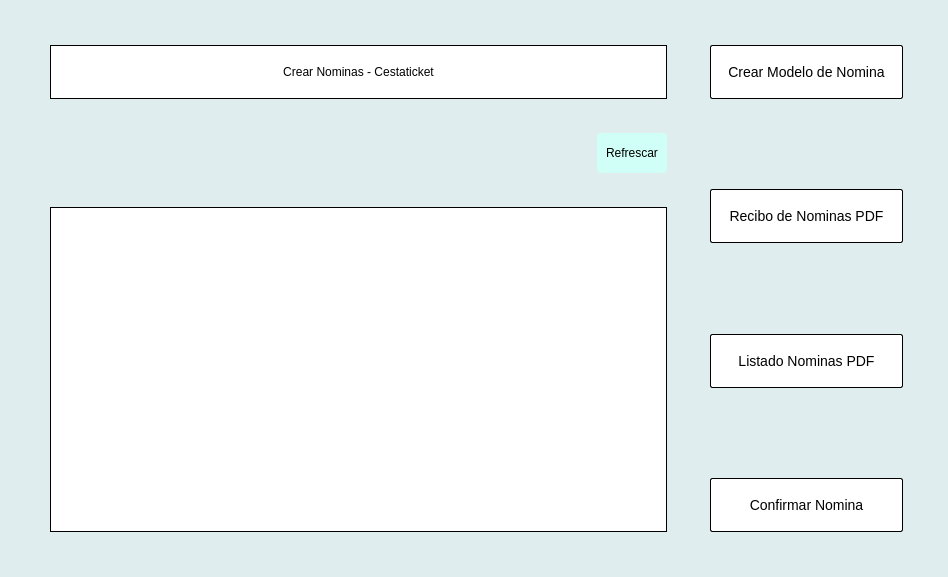
<?xml version="1.0" encoding="UTF-8"?>
<ui version="4.0">
 <class>Form</class>
 <widget class="QWidget" name="Form">
  <property name="geometry">
   <rect>
    <x>0</x>
    <y>0</y>
    <width>948</width>
    <height>577</height>
   </rect>
  </property>
  <property name="windowTitle">
   <string>Form</string>
  </property>
  <property name="styleSheet">
   <string notr="true">#frame_4{
background-color:rgb(208, 255, 247);
border-radius:4px;
}

#frame_4:hover{
background-color:rgb(198, 245, 237);
border-radius:4px;
}

#tableView{
border:1px solid #000;
}
QFrame{
border:none;
}

#title_box{
background-color:#fff;
border:1px solid #000;
min-height:52px;
}

#Form{
background-color:#E0EDEE;
}

QPushButton{
background-color:white;
border:none;
}
#confirm, #prev_pdf, #prev_create,#filter,#listado_nominas{
background-color:#fff;
color:#000;
font-size:14px;
border-radius:2px;
width:100%;
height:52px;
border:1px solid #000;
}

#confirm:hover, #prev_pdf:hover, #prev_create:hover,#filter:hover,#listado_nominas:hover{
background-color:#efe;
color:#000;
font-size:14px;
border-radius:2px;
width:100%;
height:52px;
border:1px solid #000;
}</string>
  </property>
  <layout class="QHBoxLayout" name="horizontalLayout_5">
   <item>
    <layout class="QHBoxLayout" name="horizontalLayout_4" stretch="75,25">
     <property name="spacing">
      <number>25</number>
     </property>
     <property name="leftMargin">
      <number>30</number>
     </property>
     <property name="topMargin">
      <number>25</number>
     </property>
     <property name="rightMargin">
      <number>25</number>
     </property>
     <property name="bottomMargin">
      <number>25</number>
     </property>
     <item>
      <layout class="QVBoxLayout" name="verticalLayout_3" stretch="1,1,8">
       <item>
        <widget class="QFrame" name="frame">
         <layout class="QHBoxLayout" name="horizontalLayout_3">
          <item>
           <widget class="QWidget" name="title_box" native="true">
            <layout class="QHBoxLayout" name="horizontalLayout_2">
             <item>
              <widget class="QLabel" name="label">
               <property name="text">
                <string>Crear Nominas - Cestaticket</string>
               </property>
               <property name="alignment">
                <set>Qt::AlignCenter</set>
               </property>
              </widget>
             </item>
            </layout>
           </widget>
          </item>
         </layout>
        </widget>
       </item>
       <item>
        <widget class="QFrame" name="frame_5">
         <property name="minimumSize">
          <size>
           <width>0</width>
           <height>0</height>
          </size>
         </property>
         <property name="maximumSize">
          <size>
           <width>16777215</width>
           <height>40</height>
          </size>
         </property>
         <property name="frameShape">
          <enum>QFrame::StyledPanel</enum>
         </property>
         <property name="frameShadow">
          <enum>QFrame::Raised</enum>
         </property>
         <layout class="QHBoxLayout" name="horizontalLayout_7">
          <property name="topMargin">
           <number>0</number>
          </property>
          <property name="bottomMargin">
           <number>0</number>
          </property>
          <item>
           <spacer name="horizontalSpacer">
            <property name="orientation">
             <enum>Qt::Horizontal</enum>
            </property>
            <property name="sizeHint" stdset="0">
             <size>
              <width>40</width>
              <height>20</height>
             </size>
            </property>
           </spacer>
          </item>
          <item>
           <widget class="QFrame" name="frame_4">
            <property name="minimumSize">
             <size>
              <width>0</width>
              <height>0</height>
             </size>
            </property>
            <property name="cursor">
             <cursorShape>PointingHandCursor</cursorShape>
            </property>
            <property name="styleSheet">
             <string notr="true"/>
            </property>
            <property name="frameShape">
             <enum>QFrame::StyledPanel</enum>
            </property>
            <property name="frameShadow">
             <enum>QFrame::Raised</enum>
            </property>
            <layout class="QHBoxLayout" name="horizontalLayout_6">
             <property name="leftMargin">
              <number>9</number>
             </property>
             <property name="rightMargin">
              <number>9</number>
             </property>
             <item>
              <widget class="QLabel" name="label_2">
               <property name="text">
                <string>Refrescar</string>
               </property>
              </widget>
             </item>
            </layout>
           </widget>
          </item>
         </layout>
        </widget>
       </item>
       <item>
        <widget class="QFrame" name="frame_2">
         <property name="frameShape">
          <enum>QFrame::StyledPanel</enum>
         </property>
         <property name="frameShadow">
          <enum>QFrame::Raised</enum>
         </property>
         <layout class="QHBoxLayout" name="horizontalLayout">
          <property name="leftMargin">
           <number>9</number>
          </property>
          <property name="bottomMargin">
           <number>9</number>
          </property>
          <item>
           <widget class="QTableView" name="tableView">
            <property name="styleSheet">
             <string notr="true"/>
            </property>
           </widget>
          </item>
         </layout>
        </widget>
       </item>
      </layout>
     </item>
     <item>
      <widget class="QFrame" name="frame_3">
       <property name="frameShape">
        <enum>QFrame::StyledPanel</enum>
       </property>
       <property name="frameShadow">
        <enum>QFrame::Raised</enum>
       </property>
       <layout class="QVBoxLayout" name="verticalLayout_2">
        <property name="bottomMargin">
         <number>9</number>
        </property>
        <item>
         <layout class="QVBoxLayout" name="verticalLayout">
          <item>
           <widget class="QPushButton" name="prev_create">
            <property name="text">
             <string>Crear Modelo de Nomina</string>
            </property>
           </widget>
          </item>
          <item>
           <spacer name="verticalSpacer_2">
            <property name="orientation">
             <enum>Qt::Vertical</enum>
            </property>
            <property name="sizeHint" stdset="0">
             <size>
              <width>20</width>
              <height>40</height>
             </size>
            </property>
           </spacer>
          </item>
          <item>
           <widget class="QPushButton" name="prev_pdf">
            <property name="text">
             <string>Recibo de Nominas PDF</string>
            </property>
           </widget>
          </item>
          <item>
           <spacer name="verticalSpacer_3">
            <property name="orientation">
             <enum>Qt::Vertical</enum>
            </property>
            <property name="sizeHint" stdset="0">
             <size>
              <width>20</width>
              <height>40</height>
             </size>
            </property>
           </spacer>
          </item>
          <item>
           <widget class="QPushButton" name="listado_nominas">
            <property name="text">
             <string>Listado Nominas PDF</string>
            </property>
           </widget>
          </item>
          <item>
           <spacer name="verticalSpacer">
            <property name="orientation">
             <enum>Qt::Vertical</enum>
            </property>
            <property name="sizeHint" stdset="0">
             <size>
              <width>20</width>
              <height>40</height>
             </size>
            </property>
           </spacer>
          </item>
          <item>
           <widget class="QPushButton" name="confirm">
            <property name="text">
             <string>Confirmar Nomina</string>
            </property>
           </widget>
          </item>
         </layout>
        </item>
       </layout>
      </widget>
     </item>
    </layout>
   </item>
  </layout>
 </widget>
 <resources/>
 <connections/>
</ui>
